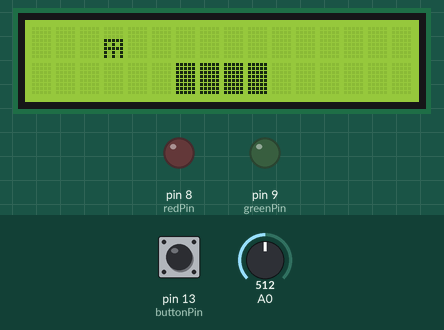
This sketch was run on a simulated Arduino Uno, built with avr-gcc and run on an emulated ATmega328P. Shown: 16×2 character LCD, output pins drawn as LEDs (lit = HIGH). Inputs (shaded band) come from the test bench; at power-on: pin 13 (buttonPin) LOW, A0 = 512. Pins used as bus, display or sensor lines are not drawn; what the sketch prints to the serial monitor is not drawn.

Above: at 1.2 s.
1.3 s: pin 13 (buttonPin) pulled HIGH for 0.65 s
At 4.2 s:
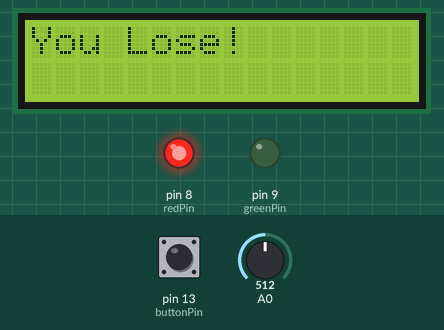
5.0 s: A0 set to 122
At 6.29 s:
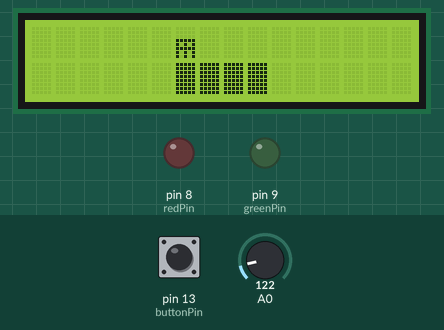
8.1 s: pin 13 (buttonPin) pulled HIGH for 1 s
At 10.8 s:
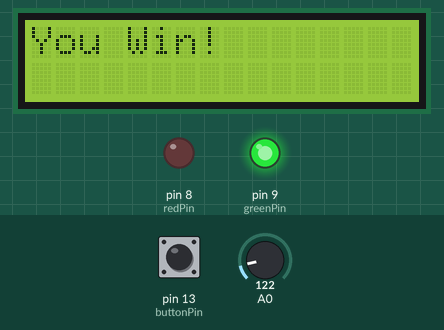
11.7 s: A0 set to 0
Timing chart, 0 to 14.7 s (numbered marks = the images above; inputs shaded):
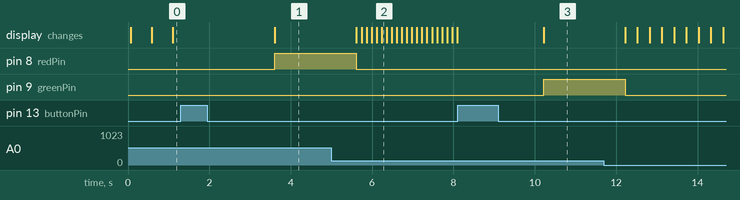

The sketch:

ohalle2lab3.ino
```cpp
/*
   1- Author: Omkarnath Halleppanawar - 665916886

   2- Lab: Lab 3 - Analog Signals

   3- Description: A game where a player is moving back and forth across the LCD and trying to click a button to land on a platform

   4- Lab Questions:
        What contrast number did you pick for your LCD? -> 130
        What was the smallest potentiometer value you were able to beat the game on? -> 89
        What is the difference between an analog and PWM signal? -> PWM signals can only be 0 or 1 while analog signals have a greater range of possible values

   5- References: Lab 3 writeup and resources given in writeup

   6- Demo: In person demonstration: Elijah Parr 2/20 10:00 AM
*/

// chose 130 as contrast value
// red led to pin 8
// green led to pin 9
// button to pin 13

#include <LiquidCrystal.h>

// If you use a different pin for your wiring, make sure it is a PWM pin (~)
// and replace 6 with the pin you used.
#define CONTRAST_PIN 6

// MAKE SURE THESE PINS MATCH YOUR WIRING!!!
const int rs = 12, en = 11, d4 = 5, d5 = 4, d6 = 3, d7 = 2;
LiquidCrystal lcd(rs, en, d4, d5, d6, d7);

byte block[8] = {
  0b11111,
  0b11111,
  0b11111,
  0b11111,
  0b11111,
  0b11111,
  0b11111,
  0b11111
};

byte player[8] = {
	0b00000,
	0b00000,
	0b00000,
	0b11111,
	0b10101,
	0b11111,
	0b10101,
	0b10101
};

int buttonPin = 13;
int buttonNew;
int buttonOld = 1;
int redPin = 8;
int greenPin = 9;
int direction = 0; // 0 means go right, 1 means go left
int pos = 0; // position of player
bool pause = false; // button clicked -> pause screen

void setup() {
  pinMode(CONTRAST_PIN, OUTPUT);
  pinMode(buttonPin, INPUT);
  pinMode(redPin, OUTPUT);
  pinMode(greenPin, OUTPUT);

  lcd.begin(16, 2);

  // initialize serial communication at 9600 bits per second:
  Serial.begin(9600);

  // TODO: When you have a contrast value you want to try, put this line of code
  // into your setup function and replace <VALUE> with the contrast value that you picked (between 0 and 255).
  //
  analogWrite(CONTRAST_PIN, 130);

  lcd.createChar(0, block); // create a new custom character
  lcd.createChar(1, player); // create a new custom character
  for (int i = 6; i < 10; i++) {
    lcd.setCursor(i, 1); // move cursor
    lcd.write((byte)0);  // print the custom char
  }
  lcd.setCursor(0, 0);
  lcd.write((byte)1);  // print the custom char
}


// This code will loop through every contrast value on an LCD screen
// while displaying a message, so that you can figure out what value
// to set the contrast on your display to.
void loop() {
  // read the input on analog pin 0:
  int sensorValue = analogRead(A0);
  // print out the value you read:
  Serial.println(sensorValue);
  delay(1);  // delay in between reads for stability

  if (!pause) {
    if (direction == 0) { // move player across right
      lcd.setCursor(pos, 0);
      lcd.print(" ");
      pos++;
      lcd.setCursor(pos, 0);
      lcd.write((byte)1);
      if (pos == 15) { // edge of screen
        direction = 1; // go left
      }
    } else { // move player across left
      lcd.setCursor(pos, 0);
      lcd.print(" ");
      pos--;
      lcd.setCursor(pos, 0);
      lcd.write((byte)1);
      if (pos == 0) { // edge of screen
        direction = 0; // go right
      }
    }
    delay(sensorValue);
  }

  buttonNew = digitalRead(buttonPin);
  if (buttonOld == 0 && buttonNew == 1) {
    pause = true; // stop moving player
    if (pos >= 6 && pos <= 9) { // landed on platform
      delay(2000);
      digitalWrite(greenPin, HIGH);
      lcd.clear();
      lcd.print("You Win!");
    } else { // landed off platform
      delay(2000);
      digitalWrite(redPin, HIGH);
      lcd.clear();
      lcd.print("You Lose!");
    }
    // reset game
    delay(2000);
    digitalWrite(redPin, LOW);
    digitalWrite(greenPin, LOW);
    lcd.clear();
    direction = 0;
    pause = false;
    pos = 0;
    for (int i = 6; i < 10; i++) {
      lcd.setCursor(i, 1); // move cursor
      lcd.write((byte)0);  // print the custom char
    }
    lcd.setCursor(0, 0);
    lcd.write((byte)1);  // print the custom char
  }
  buttonOld = buttonNew;
}
```

Measured:
- after the input at 1.3 s, pin 8 (redPin): LOW → HIGH after 2.3 s; the display: changes after 2.3 s (image 1)
- after the input at 8.1 s, pin 9 (greenPin): LOW → HIGH after 2.1 s; the display: changes after 2.1 s (image 3)
